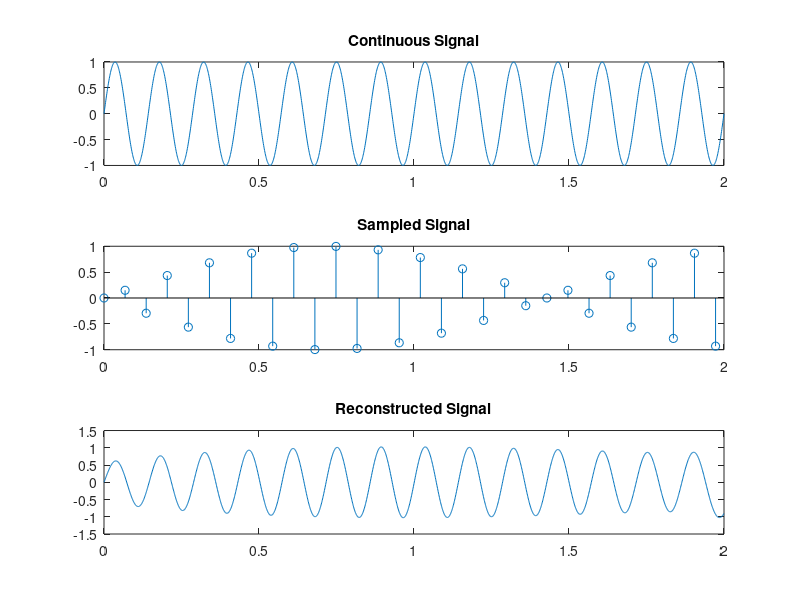

Write MATLAB code to recreate this figure.
% Define parameters
f = 7; % Frequency of the signal
T = 1/f; % Period of the signal
t = 0:0.001:2; % Time vector for continuous signal
y = sin(2*pi*f*t); % Continuous signal

% Sampling
fs = 2.1*f; % Sampling frequency (Nyquist rate)
Ts = 1/fs; % Sampling period
ts = 0:Ts:2; % Time vector for sampled signal
ys = sin(2*pi*f*ts); % Sampled signal
disp(ys)

% Reconstruction
yr = zeros(size(t)); % Initialize reconstructed signal
for i = 1:length(ts)
    yr = yr + ys(i)*sinc(fs*(t-ts(i))); % Sinc interpolation
end

% Plotting
figure;
subplot(3,1,1);
plot(t, y);
title('Continuous Signal');
subplot(3,1,2);
stem(ts, ys);
title('Sampled Signal');
subplot(3,1,3);
plot(t, yr);
title('Reconstructed Signal');
